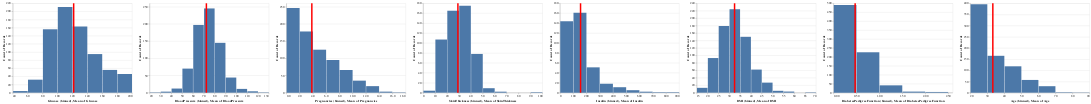

Notebook source saved alongside this figure:
### Markdown cell above
**<font color='teal'> Plot histograms of each column. </font>**

### Code cell
import altair as alt

source = diabetes_data

base = alt.Chart(source)

bar00 = base.mark_bar().encode(
    x=alt.X('Glucose:Q', bin=True),
    y='count()'
)

rule00 = base.mark_rule(color='red').encode(
    x='mean(Glucose):Q',
    size=alt.value(5)
)

bar01 = base.mark_bar().encode(
    x=alt.X('BloodPressure:Q', bin=True),
    y='count()'
)

rule01 = base.mark_rule(color='red').encode(
    x='mean(BloodPressure):Q',
    size=alt.value(5)
)

bar02 = base.mark_bar().encode(
    x=alt.X('Pregnancies:Q', bin=True),
    y='count()'
)

rule02 = base.mark_rule(color='red').encode(
    x='mean(Pregnancies):Q',
    size=alt.value(5)
)

bar03 = base.mark_bar().encode(
    x=alt.X('SkinThickness:Q', bin=True),
    y='count()'
)

rule03 = base.mark_rule(color='red').encode(
    x='mean(SkinThickness):Q',
    size=alt.value(5)
)

bar04 = base.mark_bar().encode(
    x=alt.X('Insulin:Q', bin=True),
    y='count()'
)

rule04 = base.mark_rule(color='red').encode(
    x='mean(Insulin):Q',
    size=alt.value(5)
)

bar05 = base.mark_bar().encode(
    x=alt.X('BMI:Q', bin=True),
    y='count()'
)

rule05 = base.mark_rule(color='red').encode(
    x='mean(BMI):Q',
    size=alt.value(5)
)

bar06 = base.mark_bar().encode(
    x=alt.X('DiabetesPedigreeFunction:Q', bin=True),
    y='count()'
)

rule06 = base.mark_rule(color='red').encode(
    x='mean(DiabetesPedigreeFunction):Q',
    size=alt.value(5)
)

bar07 = base.mark_bar().encode(
    x=alt.X('Age:Q', bin=True),
    y='count()'
)

rule07 = base.mark_rule(color='red').encode(
    x='mean(Age):Q',
    size=alt.value(5)
)


bar00 + rule00 | bar01 + rule01 | bar02 + rule02 | bar03 + rule03 | bar04 + rule04 | bar05 + rule05 | bar06 + rule06 | bar07 + rule07

### Figure 1 — Vega-Lite specification as saved in the notebook (floating-point values rounded to 4 significant figures; data arrays with more than 128 entries replaced by an {"elided": "..."} marker saying what was removed)
{"config": {"view": {"continuousWidth": 400, "continuousHeight": 300}}, "hconcat": [{"layer": [{"mark": "bar", "encoding": {"x": {"bin": true, "field": "Glucose", "type": "quantitative"}, "y": {"aggregate": "count", "type": "quantitative"}}}, {"mark": {"type": "rule", "color": "red"}, "encoding": {"size": {"value": 5}, "x": {"aggregate": "mean", "field": "Glucose", "type": "quantitative"}}}]}, {"layer": [{"mark": "bar", "encoding": {"x": {"bin": true, "field": "BloodPressure", "type": "quantitative"}, "y": {"aggregate": "count", "type": "quantitative"}}}, {"mark": {"type": "rule", "color": "red"}, "encoding": {"size": {"value": 5}, "x": {"aggregate": "mean", "field": "BloodPressure", "type": "quantitative"}}}]}, {"layer": [{"mark": "bar", "encoding": {"x": {"bin": true, "field": "Pregnancies", "type": "quantitative"}, "y": {"aggregate": "count", "type": "quantitative"}}}, {"mark": {"type": "rule", "color": "red"}, "encoding": {"size": {"value": 5}, "x": {"aggregate": "mean", "field": "Pregnancies", "type": "quantitative"}}}]}, {"layer": [{"mark": "bar", "encoding": {"x": {"bin": true, "field": "SkinThickness", "type": "quantitative"}, "y": {"aggregate": "count", "type": "quantitative"}}}, {"mark": {"type": "rule", "color": "red"}, "encoding": {"size": {"value": 5}, "x": {"aggregate": "mean", "field": "SkinThickness", "type": "quantitative"}}}]}, {"layer": [{"mark": "bar", "encoding": {"x": {"bin": true, "field": "Insulin", "type": "quantitative"}, "y": {"aggregate": "count", "type": "quantitative"}}}, {"mark": {"type": "rule", "color": "red"}, "encoding": {"size": {"value": 5}, "x": {"aggregate": "mean", "field": "Insulin", "type": "quantitative"}}}]}, {"layer": [{"mark": "bar", "encoding": {"x": {"bin": true, "field": "BMI", "type": "quantitative"}, "y": {"aggregate": "count", "type": "quantitative"}}}, {"mark": {"type": "rule", "color": "red"}, "encoding": {"size": {"value": 5}, "x": {"aggregate": "mean", "field": "BMI", "type": "quantitative"}}}]}, {"layer": [{"mark": "bar", "encoding": {"x": {"bin": true, "field": "DiabetesPedigreeFunction", "type": "quantitative"}, "y": {"aggregate": "count", "type": "quantitative"}}}, {"mark": {"type": "rule", "color": "red"}, "encoding": {"size": {"value": 5}, "x": {"aggregate": "mean", "field": "DiabetesPedigreeFunction", "type": "quantitative"}}}]}, {"layer": [{"mark": "bar", "encoding": {"x": {"bin": true, "field": "Age", "type": "quantitative"}, "y": {"aggregate": "count", "type": "quantitative"}}}, {"mark": {"type": "rule", "color": "red"}, "encoding": {"size": {"value": 5}, "x": {"aggregate": "mean", "field": "Age", "type": "quantitative"}}}]}], "data": {"name": "data-c420bdd29f0ad2a529ae236d19cead90"}, "$schema": "https://vega.github.io/schema/vega-lite/v4.17.0.json", "datasets": {"data-c420bdd29f0ad2a529ae236d19cead90": {"elided": "768 records"}}}
